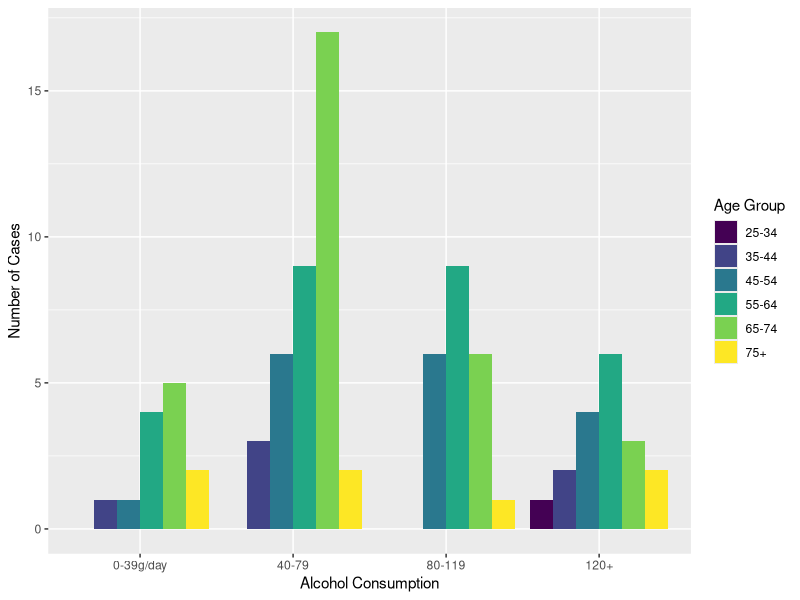

The R source for this figure:
## ---- chunk 1
#knitr::opts_chunk$set(include = FALSE)
library(tidyverse)
library(ggplot2)
library(knitr)
## ---- chunk 2
summary(esoph)
## ---- chunk 3
case_df1a <- esoph[c("agegp","alcgp","ncases")]  #select variables 
case_df1b <- case_df1a[order(case_df1a$ncases, decreasing = TRUE),] #reorder in decreasing
kable(head(case_df1b))
## ---- chunk 4
case_df2 <- esoph  %>% select(c(agegp,alcgp,ncases)) %>% arrange(desc(ncases)) 
kable(head(case_df2))
## ---- chunk 5
ggplot(case_df2,aes(x=alcgp, y=ncases, fill=agegp)) +
        geom_bar(position="dodge", stat="identity") +
        xlab("Alcohol Consumption") + ylab("Number of Cases") +
        labs(fill = "Age Group")
